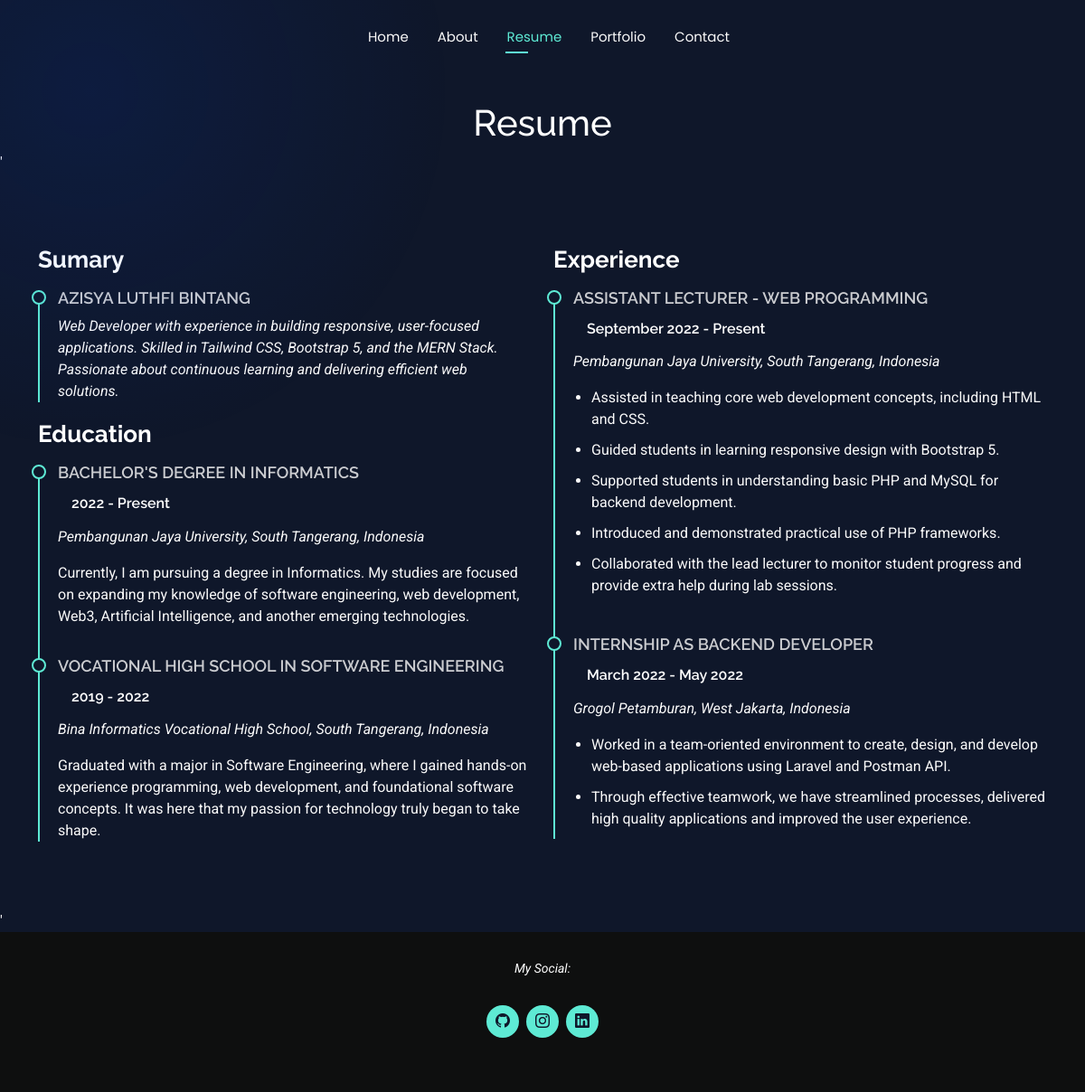
Screenshot of /resume.php with the database file from the repository.
### tables this page shows
CREATE TABLE `resume` (
  `id` int NOT NULL,
  `section` varchar(255) NOT NULL,
  `title` varchar(255) NOT NULL,
  `period` varchar(50) NOT NULL,
  `institution` varchar(255) NOT NULL,
  `description` text
);

### resume.php (the view, shortened to what this page needs)
<?php
include 'connection.php';
$educationQuery = "SELECT title, period, institution, description FROM resume WHERE section = 'Education'";
$educationResult = $conn->query($educationQuery);
$experienceQuery = "SELECT title, period, institution, description FROM resume WHERE section = 'Experience'";
$experienceResult = $conn->query($experienceQuery);
$query = "SELECT `name`, link FROM `social-link`";
$res = $conn->query($query);
$socialLinks = [];
if ($res->num_rows > 0) {
    while ($row = $res->fetch_assoc()) {
        $socialLinks[$row['name']] = $row['link'];
    }
}
?>
<!DOCTYPE html>
<html lang="en">
  <head>
    <link
      href="assets/vendor/bootstrap/css/bootstrap.min.css"
      rel="stylesheet"
    />
    <link
      href="assets/vendor/bootstrap-icons/bootstrap-icons.css"
      rel="stylesheet"
    />
    <link href="assets/vendor/aos/aos.css" rel="stylesheet" />
    <link href="assets/vendor/swiper/swiper-bundle.min.css" rel="stylesheet" />
    <link
      href="assets/vendor/glightbox/css/glightbox.min.css"
      rel="stylesheet"
    />
    <link href="assets/css/main.css" rel="stylesheet" />
    <link rel="stylesheet" href="assets/css/custom.css" />
  </head>
  <body class="resume-page">
    <header id="header" class="header d-flex align-items-center fixed-top">
      <div
        class="container-fluid container-xl position-relative d-flex align-items-center justify-content-center"
      >
        <nav id="navmenu" class="navmenu">
          <ul>
            <li><a href="index.php">Home</a></li>
            <li><a href="about.php">About</a></li>
            <li><a href="resume.php" class="active">Resume</a></li>
            <li><a href="portfolio.php">Portfolio</a></li>
            <li><a href="contact.php">Contact</a></li>
          </ul>
        </nav>
      </div>
    </header>
    <main class="main">
      <div class="page-title pt-3" data-aos="fade">
        <div class="mt-5 pt-5">
          <div class="container">
            <div class="row d-flex justify-content-center text-center">
              <div class="col-lg-8">
                <h1>Resume</h1>
              </div>
            </div>
          </div>
        </div>
      </div>
      '
      <section id="resume" class="resume section">
        <div class="container">
          <div class="row">
            <div class="col-lg-6" data-aos="fade-up" data-aos-delay="100">
              <h3 class="resume-title">Sumary</h3>
              <div class="resume-item pb-0">
                <h4>Azisya Luthfi Bintang</h4>
                <p>
                  <em
                    >Web Developer with experience in building responsive,
                    user-focused applications. Skilled in Tailwind CSS,
                    Bootstrap 5, and the MERN Stack. Passionate about continuous
                    learning and delivering efficient web solutions.
                  </em>
                </p>
              </div>
              <h3 class="resume-title">Education</h3>
              <?php while($education = $educationResult->fetch_assoc()): ?>
                <div class="resume-item">
                  <h4><?php echo $education['title']; ?></h4>
                  <h5><?php echo $education['period']; ?></h5>
                  <p><em><?php echo $education['institution']; ?></em></p>
                  <p><?php echo $education['description']; ?></p>
                </div>
              <?php endwhile; ?>
            </div>
            <div class="col-lg-6" data-aos="fade-up" data-aos-delay="200">
              <h3 class="resume-title">Experience</h3>
              <?php while($experience = $experienceResult->fetch_assoc()): ?>
                <div class="resume-item">
                  <h4><?php echo $experience['title']; ?></h4>
                  <h5><?php echo $experience['period']; ?></h5>
                  <p><em><?php echo $experience['institution']; ?></em></p>
                  <ul>
                    <?php
                      $tasks = explode('.', $experience['description']);
                      foreach ($tasks as $task) {
                        $task = trim($task);
                        if (!empty($task)) {
                          echo '<li>' . htmlspecialchars($task) . '.</li>';
                        }
                      }
                    ?>
                  </ul>
                </div>
              <?php endwhile; ?>
            </div>
          </div>
        </div>
      </section>
      '
    </main>
    <footer id="footer" class="footer dark-background">
      <div class="container">
        <p>My Social:</p>
        <div class="social-links d-flex justify-content-center">
          <a target="_blank" href="<?= $socialLinks['github'] ?>"><i class="bi bi-github"></i></a>
          <a target="_blank" href="<?= $socialLinks['instagram'] ?>"><i class="bi bi-instagram"></i></a>
          <a target="_blank" href="<?= $socialLinks['linkedin'] ?>"><i class="bi bi-linkedin"></i></a>
        </div>
      </div>
    </footer>
  </body>
</html>

### assets/css/main.css (style rules this page uses)
:root { --default-font: "Roboto", system-ui, -apple-system, "Segoe UI", Roboto, "Helvetica Neue", Arial, "Noto Sans", "Liberation Sans", sans-serif, "Apple Color Emoji", "Segoe UI Emoji", "Segoe UI Symbol", "Noto Color Emoji"; --heading-font: "Raleway", sans-serif; --nav-font: "Poppins", sans-serif; }
:root { --background-color: #0f172a; --default-color: #fafafa; --heading-color: #ffffff; --accent-color: #5eead4; --surface-color: #1a1a1a; --contrast-color: #0f172a; }
:root { --nav-color: #fafafa; --nav-hover-color: #5eead4; --nav-mobile-background-color: #1a1a1a; --nav-dropdown-background-color: #1a1a1a; --nav-dropdown-color: #fafafa; --nav-dropdown-hover-color: #5eead4; }
.dark-background { --background-color: rgba(15, 15, 15, 0.975); --default-color: #ffffff; --heading-color: #ffffff; --surface-color: #292929f9; --contrast-color: #0f172a; }
:root { scroll-behavior: smooth; }
body { color: var(--default-color); background-color: var(--background-color); font-family: var(--default-font); }
a { color: var(--accent-color); text-decoration: none; transition: 0.3s; }
h1, h2, h3, h4, h5, h6 { color: var(--heading-color); font-family: var(--heading-font); }
.header { --background-color: rgba(0, 0, 0, 0); color: var(--default-color); background-color: var(--background-color); padding: 15px 0; transition: all 0.5s; z-index: 997; }
@media (min-width: 1200px) { .navmenu { padding: 0; } }
@media (min-width: 1200px) { .navmenu ul { margin: 0; padding: 0; display: flex; list-style: none; align-items: center; } }
@media (min-width: 1200px) { .navmenu li { position: relative; } }
@media (min-width: 1200px) { .navmenu>ul>li { white-space: nowrap; padding: 15px 14px; } }
@media (min-width: 1200px) { .navmenu>ul>li:last-child { padding-right: 0; } }
@media (min-width: 1200px) { .navmenu a, .navmenu a:focus { color: var(--nav-color); font-size: 15px; padding: 0 2px; font-family: var(--nav-font); font-weight: 400; display: flex; align-items: center; justify-content: space-between; white-space: nowrap; transition: 0.3s; position: relative; } }
@media (min-width: 1200px) { .navmenu>ul>li>a:before { content: ""; position: absolute; height: 2px; bottom: -6px; left: 0; background-color: var(--nav-hover-color); visibility: hidden; width: 0px; transition: all 0.3s ease-in-out 0s; } }
@media (min-width: 1200px) { .navmenu a:hover:before, .navmenu li:hover>a:before, .navmenu .active:before { visibility: visible; width: 25px; } }
@media (min-width: 1200px) { .navmenu li:hover>a, .navmenu .active, .navmenu .active:focus { color: var(--nav-hover-color); } }
.footer { color: var(--default-color); background-color: var(--background-color); font-size: 14px; text-align: center; padding: 30px 0; position: relative; }
.footer p { font-size: 15; font-style: italic; padding: 0; margin: 0 0 30px 0; }
.footer .social-links { margin: 0 0 30px 0; }
.footer .social-links a { font-size: 16px; display: flex; align-items: center; justify-content: center; background: var(--accent-color); color: var(--contrast-color); line-height: 1; margin: 0 4px; border-radius: 50%; text-align: center; width: 36px; height: 36px; transition: 0.3s; }
.page-title { color: var(--default-color); background-color: var(--background-color); position: relative; }
section, .section { color: var(--default-color); background-color: var(--background-color); padding: 60px 0; scroll-margin-top: 100px; overflow: clip; }
.resume .resume-title { color: var(--heading-color); font-size: 26px; font-weight: 700; margin-top: 20px; margin-bottom: 20px; }
.resume .resume-item { padding: 0 0 20px 20px; margin-top: -2px; border-left: 2px solid var(--accent-color); position: relative; }
.resume .resume-item h4 { line-height: 18px; font-size: 18px; font-weight: 600; text-transform: uppercase; color: color-mix(in srgb, var(--default-color), transparent 20%); margin-bottom: 10px; }
.resume .resume-item h5 { font-size: 16px; padding: 5px 15px; display: inline-block; font-weight: 600; margin-bottom: 10px; }
.resume .resume-item ul { padding-left: 20px; }
.resume .resume-item ul li { padding-bottom: 10px; }
.resume .resume-item:last-child { padding-bottom: 0; }
.resume .resume-item::before { content: ""; position: absolute; width: 16px; height: 16px; border-radius: 50px; left: -9px; top: 0; background: var(--background-color); border: 2px solid var(--accent-color); }

### rows the page displays
resume: title "BACHELOR'S DEGREE IN INFORMATICS", period "2022 - Present", institution "Pembangunan Jaya University, South Tangerang, Indonesia", description "Currently, I am pursuing a degree in Informatics. My studies are focused on expanding my knowledge of software engineering, web development, Web3, Artificial Intelligence, and another emerging technologies."
resume: title "VOCATIONAL HIGH SCHOOL IN SOFTWARE ENGINEERING", period "2019 - 2022", institution "Bina Informatics Vocational High School, South Tangerang, Indonesia", description "Graduated with a major in Software Engineering, where I gained hands-on experience programming, web development, and foundational software concepts. It was here that my passion for technology truly began to take shape."
resume: title "ASSISTANT LECTURER - WEB PROGRAMMING", period "September 2022 - Present", institution "Pembangunan Jaya University, South Tangerang, Indonesia", description "Assisted in teaching core web development concepts, including HTML and CSS", description "Guided students in learning responsive design with Bootstrap 5", description "Supported students in understanding basic PHP and MySQL for backend development", description "Introduced and demonstrated practical use of PHP frameworks", description "Collaborated with the lead lecturer to monitor student progress and provide extra help during lab sessions"
resume: title "INTERNSHIP AS BACKEND DEVELOPER", period "March 2022 - May 2022", institution "Grogol Petamburan, West Jakarta, Indonesia", description "Worked in a team-oriented environment to create, design, and develop web-based applications using Laravel and Postman API", description "Through effective teamwork, we have streamlined processes, delivered high quality applications and improved the user experience"
